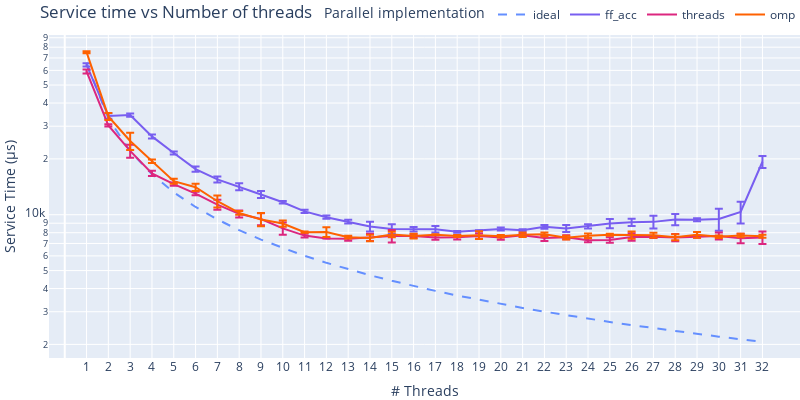

Source (notebook cell):
### Code cell
plot_metrics(y="service time", title="Service time vs Number of threads", xtitle="# Threads", ytitle="Service Time (µs)")
